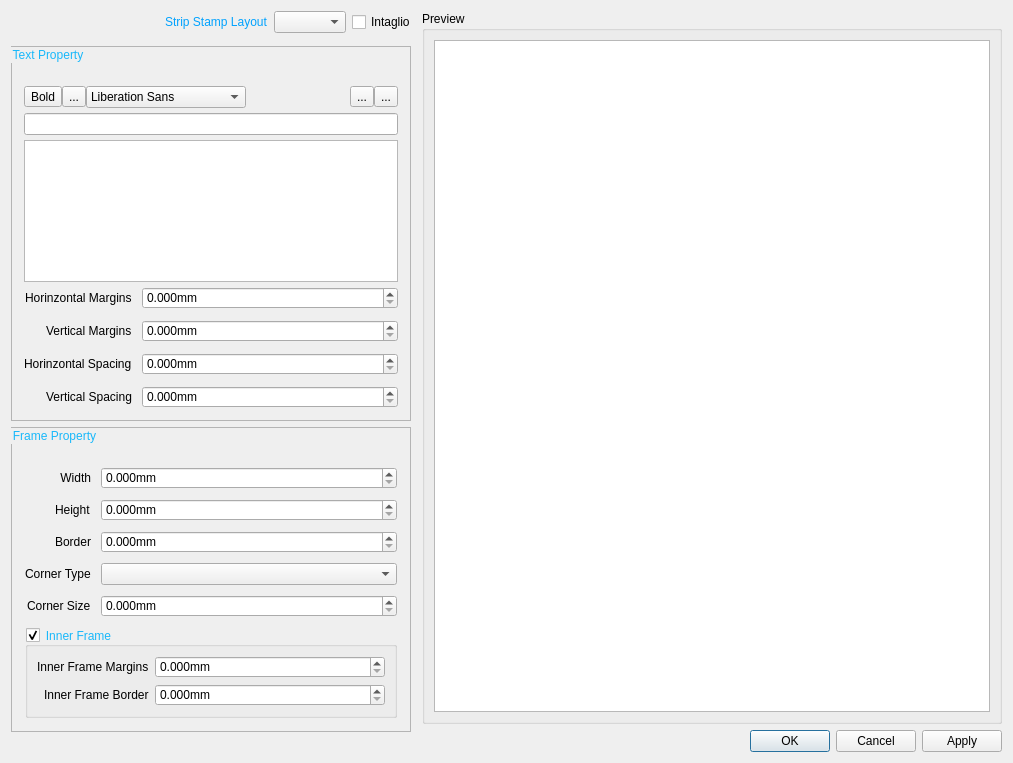
<?xml version="1.0" encoding="UTF-8"?>
<ui version="4.0">
 <class>StampStripDialog</class>
 <widget class="QDialog" name="StampStripDialog">
  <property name="geometry">
   <rect>
    <x>0</x>
    <y>0</y>
    <width>1013</width>
    <height>735</height>
   </rect>
  </property>
  <property name="minimumSize">
   <size>
    <width>1000</width>
    <height>0</height>
   </size>
  </property>
  <property name="maximumSize">
   <size>
    <width>1013</width>
    <height>16777215</height>
   </size>
  </property>
  <property name="windowTitle">
   <string>Strip Stamp Dialog</string>
  </property>
  <layout class="QHBoxLayout" name="horizontalLayout_4">
   <item>
    <layout class="QVBoxLayout" name="verticalLayout_2">
     <property name="bottomMargin">
      <number>20</number>
     </property>
     <item>
      <layout class="QHBoxLayout" name="horizontalLayout_3">
       <property name="bottomMargin">
        <number>7</number>
       </property>
       <item>
        <spacer name="horizontalSpacer_4">
         <property name="orientation">
          <enum>Qt::Horizontal</enum>
         </property>
         <property name="sizeHint" stdset="0">
          <size>
           <width>40</width>
           <height>20</height>
          </size>
         </property>
        </spacer>
       </item>
       <item>
        <widget class="QLabel" name="frameStampLayoutLabel">
         <property name="styleSheet">
          <string notr="true">QLabel{color:rgb(1, 162, 254)}</string>
         </property>
         <property name="text">
          <string>Strip Stamp Layout</string>
         </property>
        </widget>
       </item>
       <item>
        <widget class="QComboBox" name="frameStampLayoutComboBox">
         <property name="styleSheet">
          <string notr="true">QComboBox QAbstractItemView::item {margin:2px;}</string>
         </property>
        </widget>
       </item>
       <item>
        <widget class="QCheckBox" name="stampIntaglioCheckBox">
         <property name="text">
          <string>Intaglio</string>
         </property>
        </widget>
       </item>
      </layout>
     </item>
     <item>
      <widget class="QGroupBox" name="textPropertyGroupBox">
       <property name="minimumSize">
        <size>
         <width>400</width>
         <height>0</height>
        </size>
       </property>
       <property name="maximumSize">
        <size>
         <width>400</width>
         <height>16777215</height>
        </size>
       </property>
       <property name="styleSheet">
        <string notr="true">QGroupBox#textPropertyGroupBox{border: 1px solid rgb(180, 180, 180)}
QGroupBox::title{color:rgb(25, 184, 250)}</string>
       </property>
       <property name="title">
        <string>Text Property</string>
       </property>
       <layout class="QGridLayout" name="gridLayout">
        <property name="leftMargin">
         <number>10</number>
        </property>
        <property name="topMargin">
         <number>15</number>
        </property>
        <property name="rightMargin">
         <number>10</number>
        </property>
        <property name="bottomMargin">
         <number>10</number>
        </property>
        <property name="horizontalSpacing">
         <number>10</number>
        </property>
        <property name="verticalSpacing">
         <number>5</number>
        </property>
        <item row="1" column="0">
         <layout class="QHBoxLayout" name="horizontalLayout_2">
          <property name="spacing">
           <number>0</number>
          </property>
          <property name="leftMargin">
           <number>0</number>
          </property>
          <property name="topMargin">
           <number>5</number>
          </property>
          <property name="rightMargin">
           <number>0</number>
          </property>
          <item>
           <widget class="QToolButton" name="boldBtn">
            <property name="text">
             <string>Bold</string>
            </property>
            <property name="icon">
             <iconset resource="../res/icons.qrc">
              <normaloff>:/ui/icons/images/bold.png</normaloff>:/ui/icons/images/bold.png</iconset>
            </property>
            <property name="checkable">
             <bool>true</bool>
            </property>
           </widget>
          </item>
          <item>
           <widget class="QToolButton" name="itaticBtn">
            <property name="text">
             <string>...</string>
            </property>
            <property name="icon">
             <iconset resource="../res/icons.qrc">
              <normaloff>:/ui/icons/images/straight.png</normaloff>:/ui/icons/images/straight.png</iconset>
            </property>
            <property name="checkable">
             <bool>true</bool>
            </property>
           </widget>
          </item>
          <item>
           <widget class="QFontComboBox" name="fontComboBox">
            <property name="maximumSize">
             <size>
              <width>160</width>
              <height>25</height>
             </size>
            </property>
            <property name="editable">
             <bool>false</bool>
            </property>
           </widget>
          </item>
          <item>
           <spacer name="horizontalSpacer_2">
            <property name="orientation">
             <enum>Qt::Horizontal</enum>
            </property>
            <property name="sizeHint" stdset="0">
             <size>
              <width>40</width>
              <height>20</height>
             </size>
            </property>
           </spacer>
          </item>
          <item>
           <widget class="QToolButton" name="addToolButton">
            <property name="toolTip">
             <string>add</string>
            </property>
            <property name="text">
             <string>...</string>
            </property>
            <property name="icon">
             <iconset resource="../res/icons.qrc">
              <normaloff>:/ui/icons/images/add_1.png</normaloff>:/ui/icons/images/add_1.png</iconset>
            </property>
           </widget>
          </item>
          <item alignment="Qt::AlignRight">
           <widget class="QToolButton" name="delToolButton">
            <property name="toolTip">
             <string>delete</string>
            </property>
            <property name="text">
             <string>...</string>
            </property>
            <property name="icon">
             <iconset resource="../res/icons.qrc">
              <normaloff>:/ui/icons/images/delete_1.png</normaloff>:/ui/icons/images/delete_1.png</iconset>
            </property>
           </widget>
          </item>
         </layout>
        </item>
        <item row="8" column="0">
         <widget class="QLineEdit" name="lineEdit">
          <property name="maximumSize">
           <size>
            <width>400</width>
            <height>16777215</height>
           </size>
          </property>
          <property name="maxLength">
           <number>1000</number>
          </property>
         </widget>
        </item>
        <item row="11" column="0">
         <layout class="QFormLayout" name="formLayout_3">
          <property name="labelAlignment">
           <set>Qt::AlignRight|Qt::AlignTrailing|Qt::AlignVCenter</set>
          </property>
          <property name="formAlignment">
           <set>Qt::AlignLeading|Qt::AlignLeft|Qt::AlignTop</set>
          </property>
          <property name="horizontalSpacing">
           <number>10</number>
          </property>
          <property name="verticalSpacing">
           <number>11</number>
          </property>
          <property name="leftMargin">
           <number>0</number>
          </property>
          <property name="topMargin">
           <number>0</number>
          </property>
          <property name="rightMargin">
           <number>0</number>
          </property>
          <item row="1" column="0">
           <widget class="QLabel" name="HMarginLabel">
            <property name="text">
             <string>Horinzontal Margins</string>
            </property>
           </widget>
          </item>
          <item row="1" column="1">
           <widget class="LaserDoubleSpinBox" name="hMarginSpinBox">
            <property name="suffix">
             <string>mm</string>
            </property>
            <property name="decimals">
             <number>3</number>
            </property>
            <property name="maximum">
             <double>98.989999999999995</double>
            </property>
           </widget>
          </item>
          <item row="2" column="0">
           <widget class="QLabel" name="VMarginlabel">
            <property name="text">
             <string>Vertical Margins</string>
            </property>
           </widget>
          </item>
          <item row="2" column="1">
           <widget class="LaserDoubleSpinBox" name="vMarginSpinBox">
            <property name="suffix">
             <string>mm</string>
            </property>
            <property name="decimals">
             <number>3</number>
            </property>
           </widget>
          </item>
          <item row="3" column="0">
           <widget class="QLabel" name="hSpacelabel">
            <property name="text">
             <string>Horinzontal Spacing</string>
            </property>
           </widget>
          </item>
          <item row="3" column="1">
           <widget class="LaserDoubleSpinBox" name="hSpaceSpinBox">
            <property name="suffix">
             <string>mm</string>
            </property>
            <property name="decimals">
             <number>3</number>
            </property>
           </widget>
          </item>
          <item row="4" column="0">
           <widget class="QLabel" name="vSpacelabellabel">
            <property name="text">
             <string>Vertical Spacing</string>
            </property>
           </widget>
          </item>
          <item row="4" column="1">
           <widget class="LaserDoubleSpinBox" name="vSpaceSpinBox">
            <property name="suffix">
             <string>mm</string>
            </property>
            <property name="decimals">
             <number>3</number>
            </property>
           </widget>
          </item>
         </layout>
        </item>
        <item row="9" column="0">
         <widget class="QTableView" name="tableView">
          <property name="minimumSize">
           <size>
            <width>0</width>
            <height>142</height>
           </size>
          </property>
          <property name="maximumSize">
           <size>
            <width>16777215</width>
            <height>142</height>
           </size>
          </property>
          <property name="autoScrollMargin">
           <number>16</number>
          </property>
          <attribute name="horizontalHeaderStretchLastSection">
           <bool>true</bool>
          </attribute>
          <attribute name="verticalHeaderStretchLastSection">
           <bool>false</bool>
          </attribute>
         </widget>
        </item>
       </layout>
      </widget>
     </item>
     <item>
      <widget class="QGroupBox" name="FrameGroupBox">
       <property name="maximumSize">
        <size>
         <width>400</width>
         <height>16777215</height>
        </size>
       </property>
       <property name="styleSheet">
        <string notr="true">QGroupBox#FrameGroupBox{border: 1px solid rgb(180, 180, 180)}
QGroupBox::title{color:rgb(25, 184, 250)}</string>
       </property>
       <property name="title">
        <string>Frame Property</string>
       </property>
       <property name="checkable">
        <bool>false</bool>
       </property>
       <layout class="QVBoxLayout" name="verticalLayout_4">
        <property name="spacing">
         <number>10</number>
        </property>
        <property name="leftMargin">
         <number>11</number>
        </property>
        <property name="topMargin">
         <number>15</number>
        </property>
        <property name="rightMargin">
         <number>11</number>
        </property>
        <property name="bottomMargin">
         <number>11</number>
        </property>
        <item>
         <layout class="QFormLayout" name="formLayout">
          <property name="labelAlignment">
           <set>Qt::AlignRight|Qt::AlignTrailing|Qt::AlignVCenter</set>
          </property>
          <property name="formAlignment">
           <set>Qt::AlignLeading|Qt::AlignLeft|Qt::AlignTop</set>
          </property>
          <property name="verticalSpacing">
           <number>10</number>
          </property>
          <property name="topMargin">
           <number>5</number>
          </property>
          <item row="0" column="0">
           <widget class="QLabel" name="frameWidthLabel">
            <property name="text">
             <string>Width</string>
            </property>
            <property name="alignment">
             <set>Qt::AlignRight|Qt::AlignTrailing|Qt::AlignVCenter</set>
            </property>
           </widget>
          </item>
          <item row="0" column="1">
           <widget class="LaserDoubleSpinBox" name="frameWidthSpinBox">
            <property name="minimumSize">
             <size>
              <width>70</width>
              <height>0</height>
             </size>
            </property>
            <property name="suffix">
             <string>mm</string>
            </property>
            <property name="decimals">
             <number>3</number>
            </property>
           </widget>
          </item>
          <item row="1" column="0">
           <widget class="QLabel" name="frameHeightLabel">
            <property name="text">
             <string>Height</string>
            </property>
           </widget>
          </item>
          <item row="1" column="1">
           <widget class="LaserDoubleSpinBox" name="frameHeightSpinBox">
            <property name="minimumSize">
             <size>
              <width>70</width>
              <height>0</height>
             </size>
            </property>
            <property name="suffix">
             <string>mm</string>
            </property>
            <property name="decimals">
             <number>3</number>
            </property>
           </widget>
          </item>
          <item row="2" column="0">
           <widget class="QLabel" name="frameBorderLabel">
            <property name="text">
             <string>Border</string>
            </property>
           </widget>
          </item>
          <item row="2" column="1">
           <widget class="LaserDoubleSpinBox" name="frameBorderSpinBox">
            <property name="suffix">
             <string>mm</string>
            </property>
            <property name="decimals">
             <number>3</number>
            </property>
           </widget>
          </item>
          <item row="3" column="0">
           <widget class="QLabel" name="frameCornerTypeLabel">
            <property name="text">
             <string>Corner Type</string>
            </property>
           </widget>
          </item>
          <item row="3" column="1">
           <widget class="QComboBox" name="frameCornerTypeComboBox"/>
          </item>
          <item row="4" column="0">
           <widget class="QLabel" name="frameCornerSizeLabel">
            <property name="text">
             <string>Corner Size</string>
            </property>
           </widget>
          </item>
          <item row="4" column="1">
           <widget class="LaserDoubleSpinBox" name="frameCornerSizeSpinBox">
            <property name="minimumSize">
             <size>
              <width>70</width>
              <height>0</height>
             </size>
            </property>
            <property name="suffix">
             <string>mm</string>
            </property>
            <property name="decimals">
             <number>3</number>
            </property>
           </widget>
          </item>
         </layout>
        </item>
        <item>
         <widget class="QGroupBox" name="innerFrameGroupBox">
          <property name="title">
           <string>Inner Frame</string>
          </property>
          <property name="checkable">
           <bool>true</bool>
          </property>
          <layout class="QHBoxLayout" name="horizontalLayout">
           <item>
            <layout class="QFormLayout" name="innerFrameLayout">
             <property name="labelAlignment">
              <set>Qt::AlignRight|Qt::AlignTrailing|Qt::AlignVCenter</set>
             </property>
             <item row="0" column="0">
              <widget class="QLabel" name="innerFrameMarginLabel">
               <property name="text">
                <string>Inner Frame Margins</string>
               </property>
              </widget>
             </item>
             <item row="0" column="1">
              <widget class="LaserDoubleSpinBox" name="InnerFrameMarginDoubleSpinBox">
               <property name="suffix">
                <string>mm</string>
               </property>
               <property name="decimals">
                <number>3</number>
               </property>
              </widget>
             </item>
             <item row="1" column="0">
              <widget class="QLabel" name="innerFrameBorderLabel">
               <property name="text">
                <string>Inner Frame Border</string>
               </property>
              </widget>
             </item>
             <item row="1" column="1">
              <widget class="LaserDoubleSpinBox" name="InnerFrameBorderDoubleSpinBox">
               <property name="suffix">
                <string>mm</string>
               </property>
               <property name="decimals">
                <number>3</number>
               </property>
              </widget>
             </item>
            </layout>
           </item>
          </layout>
         </widget>
        </item>
       </layout>
      </widget>
     </item>
    </layout>
   </item>
   <item>
    <layout class="QVBoxLayout" name="verticalLayout">
     <property name="rightMargin">
      <number>0</number>
     </property>
     <property name="bottomMargin">
      <number>0</number>
     </property>
     <item>
      <widget class="QGroupBox" name="groupBox">
       <property name="minimumSize">
        <size>
         <width>580</width>
         <height>0</height>
        </size>
       </property>
       <property name="maximumSize">
        <size>
         <width>580</width>
         <height>16777215</height>
        </size>
       </property>
       <property name="title">
        <string>Preview</string>
       </property>
       <layout class="QHBoxLayout" name="horizontalLayout_5">
        <item>
         <widget class="QGraphicsView" name="graphicsView"/>
        </item>
       </layout>
      </widget>
     </item>
     <item>
      <widget class="QDialogButtonBox" name="buttonBox">
       <property name="orientation">
        <enum>Qt::Horizontal</enum>
       </property>
       <property name="standardButtons">
        <set>QDialogButtonBox::Apply|QDialogButtonBox::Cancel|QDialogButtonBox::Ok</set>
       </property>
      </widget>
     </item>
    </layout>
   </item>
  </layout>
 </widget>
 <customwidgets>
  <customwidget>
   <class>LaserDoubleSpinBox</class>
   <extends>QDoubleSpinBox</extends>
   <header>widget/LaserDoubleSpinBox.h</header>
  </customwidget>
 </customwidgets>
 <resources>
  <include location="../res/icons.qrc"/>
 </resources>
 <connections>
  <connection>
   <sender>buttonBox</sender>
   <signal>accepted()</signal>
   <receiver>StampStripDialog</receiver>
   <slot>accept()</slot>
   <hints>
    <hint type="sourcelabel">
     <x>248</x>
     <y>254</y>
    </hint>
    <hint type="destinationlabel">
     <x>157</x>
     <y>274</y>
    </hint>
   </hints>
  </connection>
  <connection>
   <sender>buttonBox</sender>
   <signal>rejected()</signal>
   <receiver>StampStripDialog</receiver>
   <slot>reject()</slot>
   <hints>
    <hint type="sourcelabel">
     <x>316</x>
     <y>260</y>
    </hint>
    <hint type="destinationlabel">
     <x>286</x>
     <y>274</y>
    </hint>
   </hints>
  </connection>
 </connections>
</ui>
